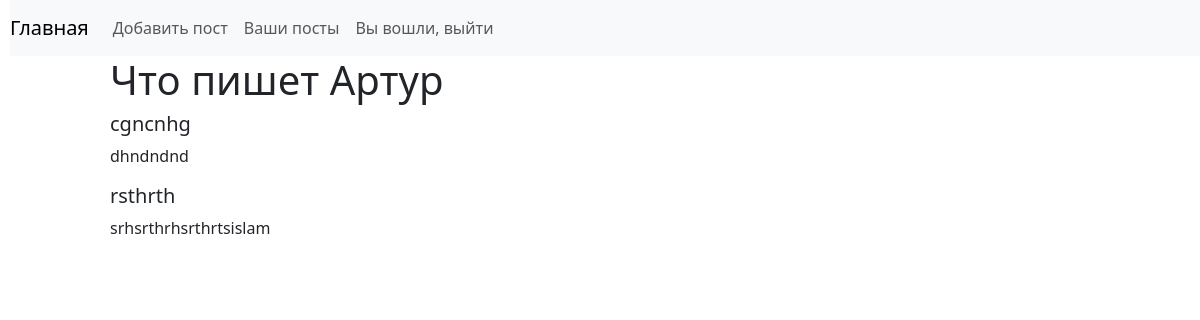
The page /user/2/posts/ (signed in) on the database its author committed.
### app/models.py (models this page shows, shortened)
class CustomUser(AbstractUser):
    pass

class Post(models.Model):
    user = models.ForeignKey(CustomUser, verbose_name='Пользователь', on_delete=models.CASCADE)
    title = models.CharField('Заголовок', max_length=100)
    body = models.TextField('Текст')

### app/views.py (the view)
# urls.py: path('user/<int:user_id>/posts/', views.output_of_posts, name='user_posts'),  # http://127.0.0.1:8000/user/1/posts/
def output_of_posts(request, user_id):
    data = _select_user_post(user_id)
    return render(request, 'app/user_posts.html', data)

### app/app_services.py (called while the page is built)
def _select_user_post(user_id):
    user = get_object_or_404(CustomUser, id=user_id)
    posts = Post.objects.filter(user=user)
    return {'user': user, 'posts': posts}

### app/templates/app/user_posts.html (shortened to what this page needs)
{% extends "app/base.html" %}
{% block content %}
<div class="text">
    <h1>Что пишет {{ user.username }}</h1>
    {% for post in posts %}
        {% if request.user.is_authenticated and user == request.user %}
            <h5>{{ post.title }}</h5>
            <p>{{ post.body }}</p>
            <button type="submit" class="btn btn-primary"><a class="nav-link" href="{% url 'delete_post' post.id %}">Удалить пост</a></button>
        {% else %}
            <h5>{{ post.title }}</h5>
            <p>{{ post.body }}</p>
        {% endif %}
    {% endfor %}
</div>
{% endblock %}

### app/static/app/css/base.css (style rules this page uses)
.text { margin-left: 100px; margin-right: 100px; }

### rows shown on the page
CustomUser: username "Артур"
Post: title "cgncnhg", body "dhndndnd"
Post: title "rsthrth", body "srhsrthrhsrthrtsislam"
